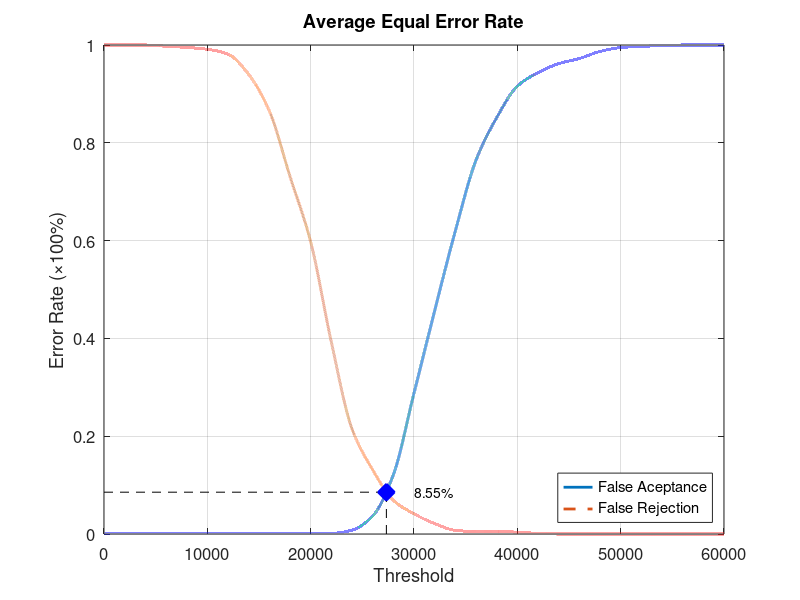
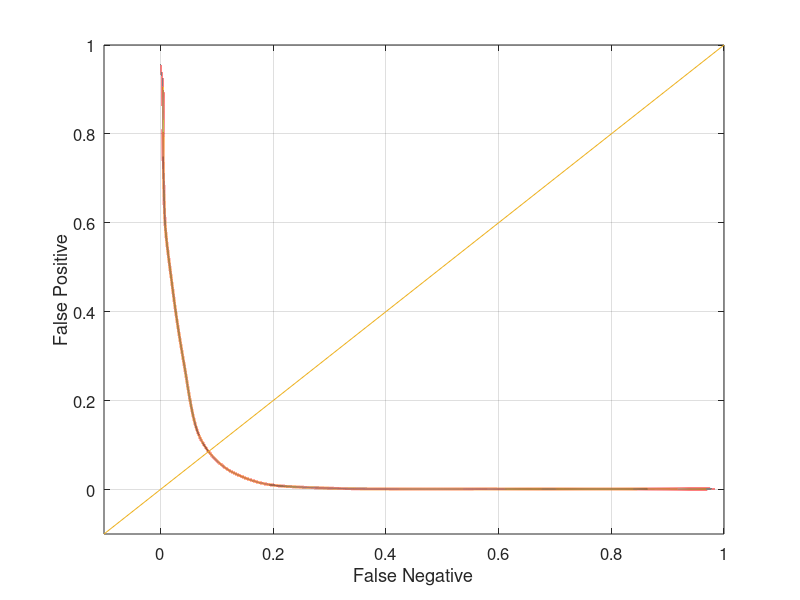

MATLAB code for these plots, in order:
function yEER = Experiment3Average
close all;
clear;
clc;
x = 0:2000:60000;
xq = 0:0.5:60000;

y0 = [0 0.00131579 0.00131579 0.00131579 0.00131579 0.00131579 0.00131579 0.00131579 0.00131579 0.00131579 0.00131579 0.00131579 0.00789474 0.0368421 0.121053 0.288158 0.456579 0.619737 0.764474 0.851316 0.915789 0.943421 0.961842 0.972368 0.986842 0.994737 0.997368 0.998684 1 1 1];
yy0 = interp1(x, y0, xq, 'pchip');
y1 = [1 1 1 0.9975 0.995 0.99125 0.98125 0.94 0.865 0.73125 0.5975 0.3925 0.215 0.13125 0.06875 0.04125 0.02125 0.0075 0.005 0.005 0.00375 0.00125 0 0 0 0 0 0 0 0 0];
yy1 = interp1(x, y1, xq, 'pchip');

% Calculating EER: 
y2 = abs(y0 - y1);
find(y2 == min(y2))
yy2 = abs(yy0 - yy1);
xEER = find(yy2 == min(yy2));
xEERIndex = xq(xEER) % X-axis EER
yEER = yy0(xEER) % Y-axis EER

main = figure
plot(xq, yy0,'-','LineWidth', 2);	hold on
plot(xq, yy1,'--','LineWidth', 2);	hold on
plot([xEERIndex xEERIndex], [0 yEER], 'k--');	hold on
plot([0 xEERIndex], [yEER yEER], 'k--');	hold on
plot(xEERIndex, yEER, 'bx', 'LineWidth', 10);	hold on
text(xEERIndex + 10 * xEERIndex / 100, yEER, [num2str(round((10000 * yEER)) / 100) '%'])
legend('False Aceptance', 'False Rejection', 'Location', 'SouthEast')
xlabel('Threshold')
ylabel('Error Rate (\times100%)')
title('Average Equal Error Rate')
set(gca, 'FontSize', 12)
axis([0 60000 0 1])
grid on

print(main, 'Experiment3AverageMain', '-dpng');
FNRxFPR = figure('Color', [1 1 1]);
plot(yy1, yy0, '-', yy1, yy0, 'LineWidth', 2);
hold on
y = -0.1:0.1:1
plot(y, y); 
set(gca, 'FontSize', 12)
xlabel('False Negative')
ylabel('False Positive')
axis([-0.1 1 -0.1 1])
set(gca, 'FontSize', 12)
grid on

print(FNRxFPR, 'Experiment3AverageFNRxFPR','-dpng');
end
